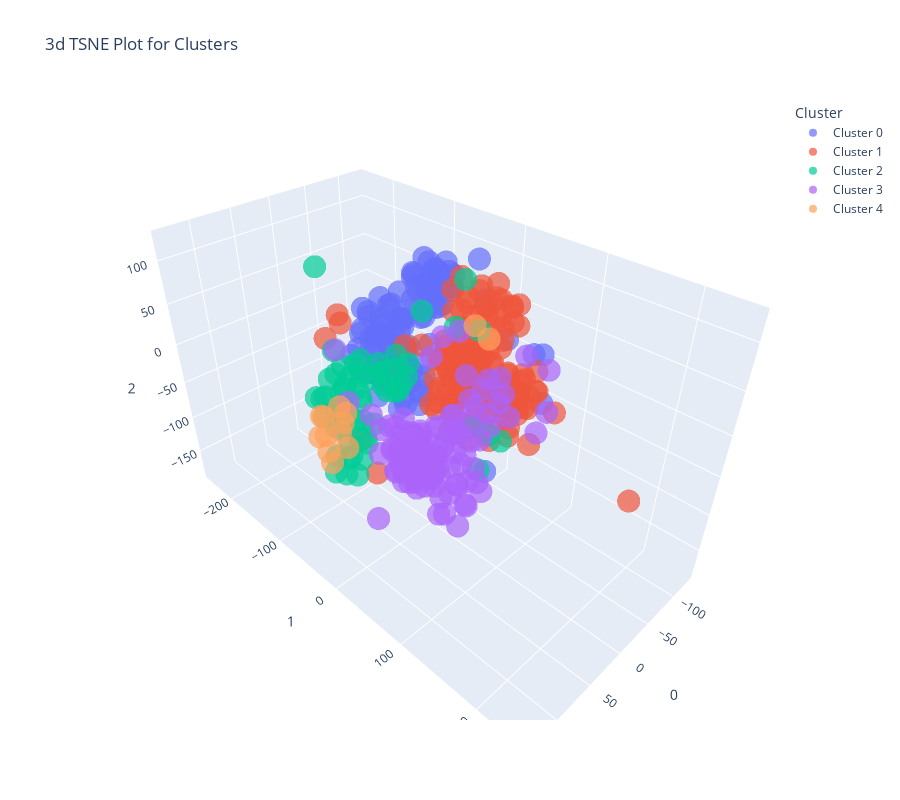

This figure's notebook cell:
### Code cell
# 3D graph of clusters
plot_model(kmeans, plot = 'tsne')
